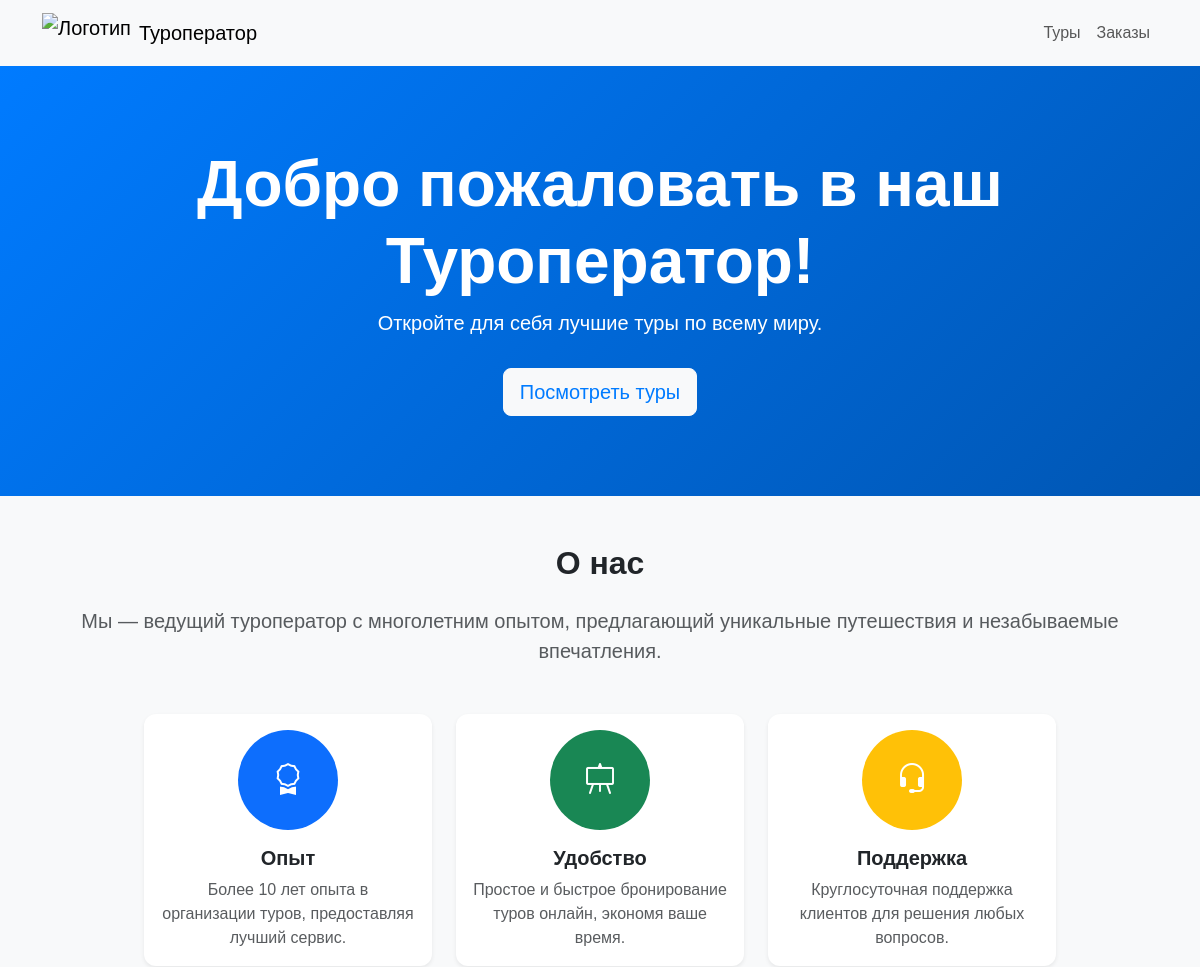
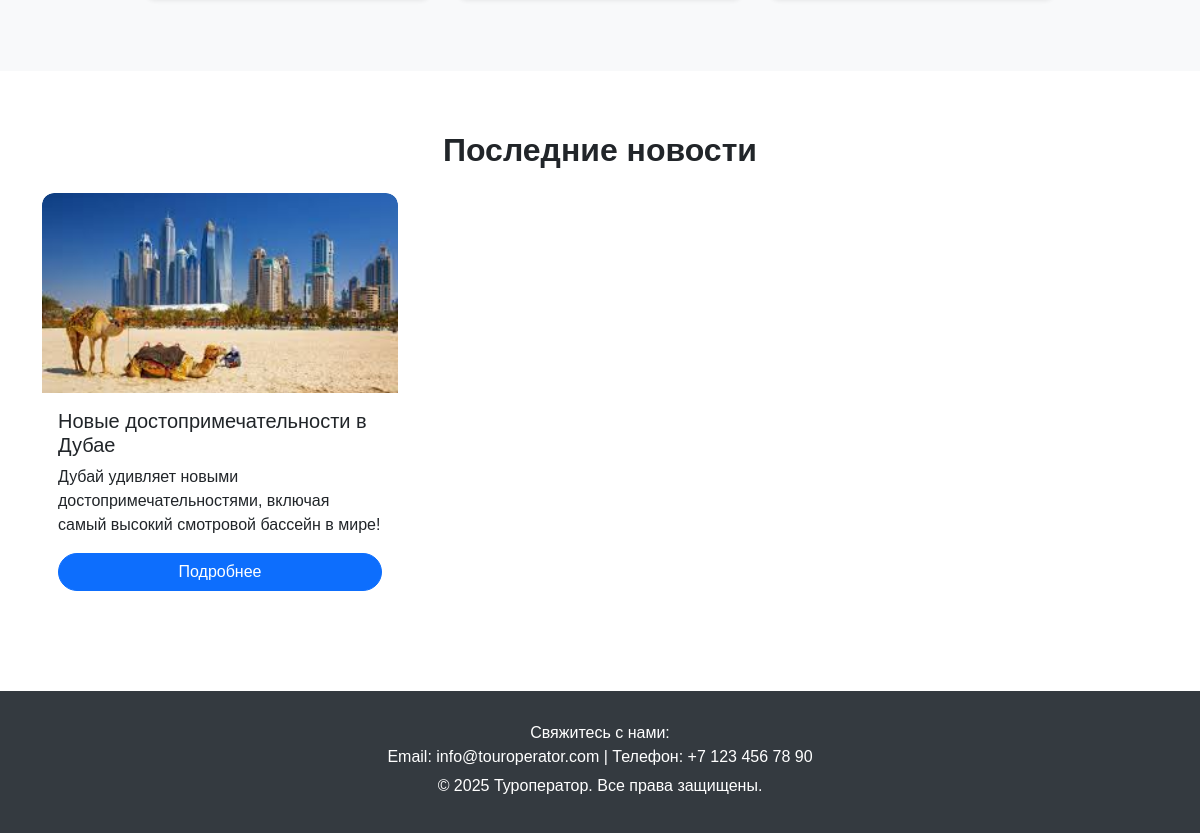
The page / on the database its author committed (2 pictures, top to bottom).
### tours/models.py (models this page shows, shortened)
class News(models.Model):
    title = models.CharField(max_length=200)
    description = models.TextField()
    content = models.TextField()
    image = models.ImageField(upload_to="news_images/")
    created_at = models.DateTimeField(auto_now_add=True)

### tours/views.py (the view)
# urls.py: 2. Add a URL to urlpatterns:  path('', views.home, name='home')
def home(request):
    news = News.objects.all().order_by("-created_at")[:3]
    return render(request, "home.html", {"news": news})

### tours/templates/home.html (shortened to what this page needs)
{% load static %}
<!DOCTYPE html>
<html lang="ru">
<head>
    <link rel="stylesheet" href="https://cdn.jsdelivr.net/npm/bootstrap@5.3.0/dist/css/bootstrap.min.css">
    <link rel="stylesheet" href="https://cdn.jsdelivr.net/npm/bootstrap-icons/font/bootstrap-icons.css">
    <link rel="stylesheet" href="{% static 'css/animations.css' %}">
</head>
<body>
    <nav class="navbar navbar-expand-lg navbar-light bg-light shadow-sm">
        <div class="container">
            <a class="navbar-brand d-flex align-items-center" href="{% url 'home' %}">
                <img src="{% static 'images/logo.png' %}" alt="Логотип" style="height: 40px; width: auto;">
                <span class="ms-2">Туроператор</span>
            </a>
            <div class="collapse navbar-collapse" id="navbarNav">
                <ul class="navbar-nav ms-auto">
                    <li class="nav-item">
                        <a class="nav-link" href="{% url 'tour_list' %}">Туры</a>
                    </li>
                    <li class="nav-item">
                        <a class="nav-link" href="{% url 'order_list' %}">Заказы</a>
                    </li>
                </ul>
            </div>
        </div>
    </nav>
    <header>
        <div class="container position-relative">
            <h1 class="display-3 fw-bold animated-text" style="animation-delay: 0.2s;">
                Добро пожаловать в наш Туроператор!
            </h1>
            <p class="lead animated-text" style="animation-delay: 0.4s;">
                Откройте для себя лучшие туры по всему миру.
            </p>
            <a href="{% url 'tour_list' %}" class="btn btn-light btn-lg animated-text" style="animation-delay: 0.6s;">
                Посмотреть туры
            </a>
        </div>
    </header>
    <section class="container my-5 text-center">
    <h2 class="fw-bold mb-4">О нас</h2>
    <p class="text-muted fs-5 mb-5">
        Мы — ведущий туроператор с многолетним опытом, предлагающий уникальные путешествия и незабываемые впечатления.
    </p>
    <div class="row justify-content-center">
        <div class="col-auto mb-4">
            <div class="card border-0 shadow-sm" style="width: 18rem;">
                <div class="card-body">
                    <div class="rounded-circle bg-primary text-white d-inline-flex justify-content-center align-items-center mb-3"
                         style="width: 100px; height: 100px; font-size: 2rem;">
                        <i class="bi bi-award"></i>
                    </div>
                    <h5 class="card-title fw-bold">Опыт</h5>
                    <p class="card-text text-muted">
                        Более 10 лет опыта в организации туров, предоставляя лучший сервис.
                    </p>
                </div>
            </div>
        </div>
        <div class="col-auto mb-4">
            <div class="card border-0 shadow-sm" style="width: 18rem;">
                <div class="card-body">
                    <div class="rounded-circle bg-success text-white d-inline-flex justify-content-center align-items-center mb-3"
                         style="width: 100px; height: 100px; font-size: 2rem;">
                        <i class="bi bi-easel"></i>
                    </div>
                    <h5 class="card-title fw-bold">Удобство</h5>
                    <p class="card-text text-muted">
                        Простое и быстрое бронирование туров онлайн, экономя ваше время.
                    </p>
                </div>
            </div>
        </div>
        <div class="col-auto mb-4">
            <div class="card border-0 shadow-sm" style="width: 18rem;">
                <div class="card-body">
                    <div class="rounded-circle bg-warning text-white d-inline-flex justify-content-center align-items-center mb-3"
                         style="width: 100px; height: 100px; font-size: 2rem;">
                        <i class="bi bi-headset"></i>
                    </div>
                    <h5 class="card-title fw-bold">Поддержка</h5>
                    <p class="card-text text-muted">
                        Круглосуточная поддержка клиентов для решения любых вопросов.
                    </p>
                </div>
            </div>
        </div>
    </div>
</section>
    <section id="latest-news">
        <div class="container">
            <h2 class="text-center fw-bold mb-4">Последние новости</h2>
            <div class="row">
                {% for news_item in news %}
                <div class="col-md-4 mb-4">
                    <div class="card news-card h-100">
                        <img src="{{ news_item.image.url }}" class="card-img-top" alt="{{ news_item.title }}">
                        <div class="card-body d-flex flex-column">
                            <h5 class="card-title">{{ news_item.title }}</h5>
                            <p class="card-text">{{ news_item.description }}</p>
                            <a href="{% url 'news_detail' news_item.id %}"
                               class="btn btn-primary mt-auto">Подробнее</a>
                        </div>
                    </div>
                </div>
                {% empty %}
                <p class="text-center">Новостей пока нет.</p>
                {% endfor %}
            </div>
        </div>
    </section>
    <footer>
        <div class="container text-center">
            <p class="mb-0">Свяжитесь с нами:</p>
            <p>Email: info@touroperator.com | Телефон: +7 123 456 78 90</p>
            <p>&copy; 2025 Туроператор. Все права защищены.</p>
        </div>
    </footer>
</body>
</html>

### static/css/animations.css (style rules this page uses)
.animated-text { opacity: 0; transform: translateY(50px); animation: slide-up 1s ease-out forwards; }

### tours/templates/home.html (style rules this page uses)
body { font-family: 'Arial', sans-serif; background-color: #f8f9fa; }
header { background: linear-gradient(135deg, #007bff 0%, #0056b3 100%); color: #fff; text-align: center; padding: 80px 20px; position: relative; overflow: hidden; }
header .display-3 { font-weight: 700; }
header .lead { font-size: 1.25rem; margin-bottom: 30px; }
header .btn.btn-light { color: #007bff; font-weight: 500; transition: background-color 0.3s ease; }
.card { border: none; border-radius: 12px; transition: transform 0.3s ease, box-shadow 0.3s ease; }
section#latest-news { padding: 60px 0; background-color: #fff; }
.news-card { border-radius: 12px; overflow: hidden; border: none; transition: transform 0.3s ease, box-shadow 0.3s ease; }
.news-card img { object-fit: cover; height: 200px; border-top-left-radius: 12px; border-top-right-radius: 12px; }
.news-card .btn { border-radius: 25px; }
footer { background-color: #343a40; color: #fff; padding: 30px 0; }
footer p { margin-bottom: 0.3rem; }

### rows shown on the page
News: image (picture), title "Новые достопримечательности в Дубае", description "Дубай удивляет новыми достопримечательностями, включая самый высокий смотровой бассейн в мире!"
